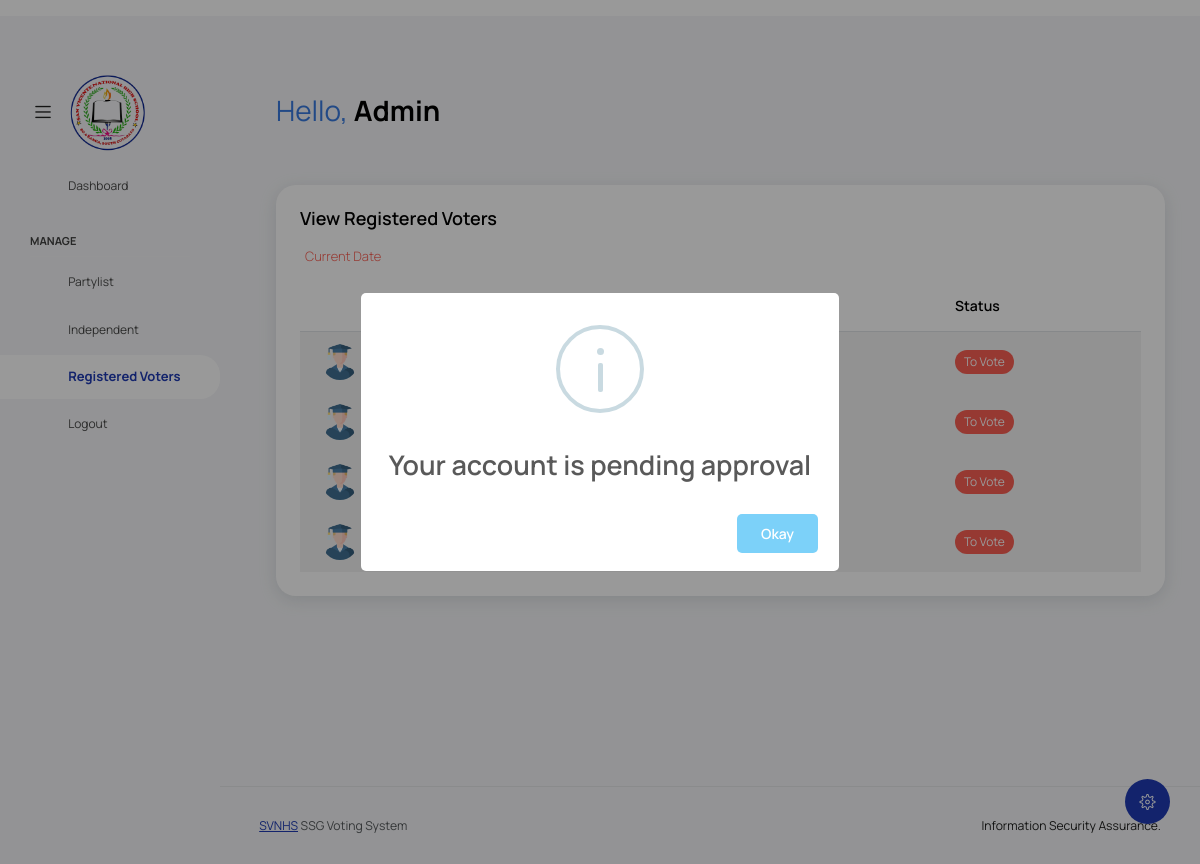
The app's page /src/admin_side/voters.php (signed in) with its own data.
### tables this page shows
CREATE TABLE `users` (
  `user_id` int(25) NOT NULL,
  `student_id` varchar(100) NOT NULL,
  `name` varchar(100) NOT NULL,
  `email` varchar(100) NOT NULL,
  `password` varchar(100) NOT NULL,
  `grade` double NOT NULL,
  `birthday` varchar(100) NOT NULL,
  `u_type` varchar(20) NOT NULL,
  `status` varchar(30) NOT NULL,
  `confirmation` varchar(30) NOT NULL,
  `otp` int(100) NOT NULL
);

### src/admin_side/voters.php (the view, shortened to what this page needs)
<?php
include('../dbcon.php');
?>
<?php
include("../includes/header.php");
?>
<body class="with-welcome-text">
  <div class="container-scroller">
    <nav class="navbar default-layout col-lg-12 col-12 p-0 fixed-top d-flex align-items-top flex-row">
  <div class="text-center navbar-brand-wrapper d-flex align-items-center justify-content-start">
    <div class="me-3">
      <button class="navbar-toggler navbar-toggler align-self-center" type="button" data-bs-toggle="minimize">
        <span class="icon-menu"></span>
      </button>
    </div>
    <div>
    <a class="" href="partylist.php">
        <img class = "img-fluid" src="../assets/logo.png" alt="logo" width = 80 height = 80/>
      </a>
    </div>
  </div>
  <div class="navbar-menu-wrapper d-flex align-items-top">
    <ul class="navbar-nav">
      <li class="nav-item font-weight-semibold d-none d-lg-block ms-0">
        <h1 class="welcome-text" style = "color: #387ADF;">Hello, <span class="text-black fw-bold">Admin</span></h1>
      </li>
    </ul>
  </div>
</nav>
    <div class="container-fluid page-body-wrapper">
      <div class="theme-setting-wrapper">
  <div id="settings-trigger"><i class="ti-settings"></i></div>
</div>
      <nav class="sidebar sidebar-offcanvas" id="sidebar">
  <ul class="nav">
    <li class="nav-item">
      <a class="nav-link" href="admin.php">
        <i class="mdi mdi-grid-large menu-icon"></i>
        <span class="menu-title">Dashboard</span>
      </a>
    </li>
    <li class="nav-item nav-category">Manage</li>
    <li class="nav-item">
      <a class="nav-link" data-bs-toggle="collapse" href="partylist.php" aria-expanded="false"
        aria-controls="form-elements">
        <i class="menu-icon mdi mdi-account-multiple-outline"></i>
        <span class="menu-title">Partylist</span>
        <i class="menu-arrow"></i>
      </a>
    </li>
    <li class="nav-item">
      <a class="nav-link" data-bs-toggle="collapse" href="independent.php" aria-expanded="false" aria-controls="charts">
        <i class="menu-icon mdi mdi-account-settings"></i>
        <span class="menu-title">Independent</span>
        <i class="menu-arrow"></i>
      </a>
    </li>
     <li class="nav-item">
      <a class="nav-link" data-bs-toggle="collapse" href="voters.php" aria-expanded="false" aria-controls="charts">
        <i class="menu-icon mdi mdi-account-check"></i>
        <span class="menu-title">Registered Voters</span>
        <i class="menu-arrow"></i>
      </a>
    </li>
    <li class="nav-item">
      <a class="nav-link" data-bs-toggle="collapse" href="logout.php" aria-expanded="false" aria-controls="charts">
        <i class="menu-icon mdi mdi-account-off"></i>
        <span class="menu-title">Logout</span>
        <i class="menu-arrow"></i>
      </a>
    </li></li>
  </ul>
</nav>
      <div class="main-panel">
        <div class="content-wrapper">
        <div class="row">
            <div class="col-lg-12 grid-margin stretch-card">
              <div class="card">
                <div class="card-body">
                  <h4 class="card-title">View Registered Voters</h4>
                  <p class="card-description">
                     <code>Current Date</code>
                  </p>
                  <div class="table-responsive">
                    <table class="table table-striped">
                      <thead>
                        <tr>
                          <th>
                          </th>
                          <th>
                          </th>
                          <th>
                           Status
                          </th>
                        </tr>
                      </thead>
                      <?php
                            $query = "SELECT * FROM users WHERE u_type= 'Voter' AND confirmation = 'Complete'";
                            $result = mysqli_query($conn, $query);
                            while ($row = mysqli_fetch_assoc($result)) {
                                echo '<tbody>';
                                echo '<tr>';
                                echo '<td class="py-1">';
                                echo '<img src="../assets/images/graduated.png" alt="image" />';
                                echo '</td>';
                                echo '<td><span class="badge bg-primary">' . $row['name'] . '</span></td>';
                                echo '<td>' . $row['grade'] . '</td>';
                                $status = $row['status'];
                                $badge_class = '';
                                if ($status == 'To Vote') {
                                    $badge_class = 'badge bg-danger';
                                } elseif ($status == 'Voted') {
                                    $badge_class = 'badge bg-success';
                                }
                                echo '<td><span class="' . $badge_class . '">' . $status . '</span></td>';
                                echo '</tr>';
                                echo '</tbody>';
                            }
                            ?>
                    </table>
                  </div>
                </div>
              </div>
            </div>
          </div>
        </div>
       <?php
        include("../includes/footer.php");
       ?>
</body>
</html>

### records on screen
users: status "To Vote"
users: status "To Vote"
users: status "To Vote"
users: status "To Vote"
